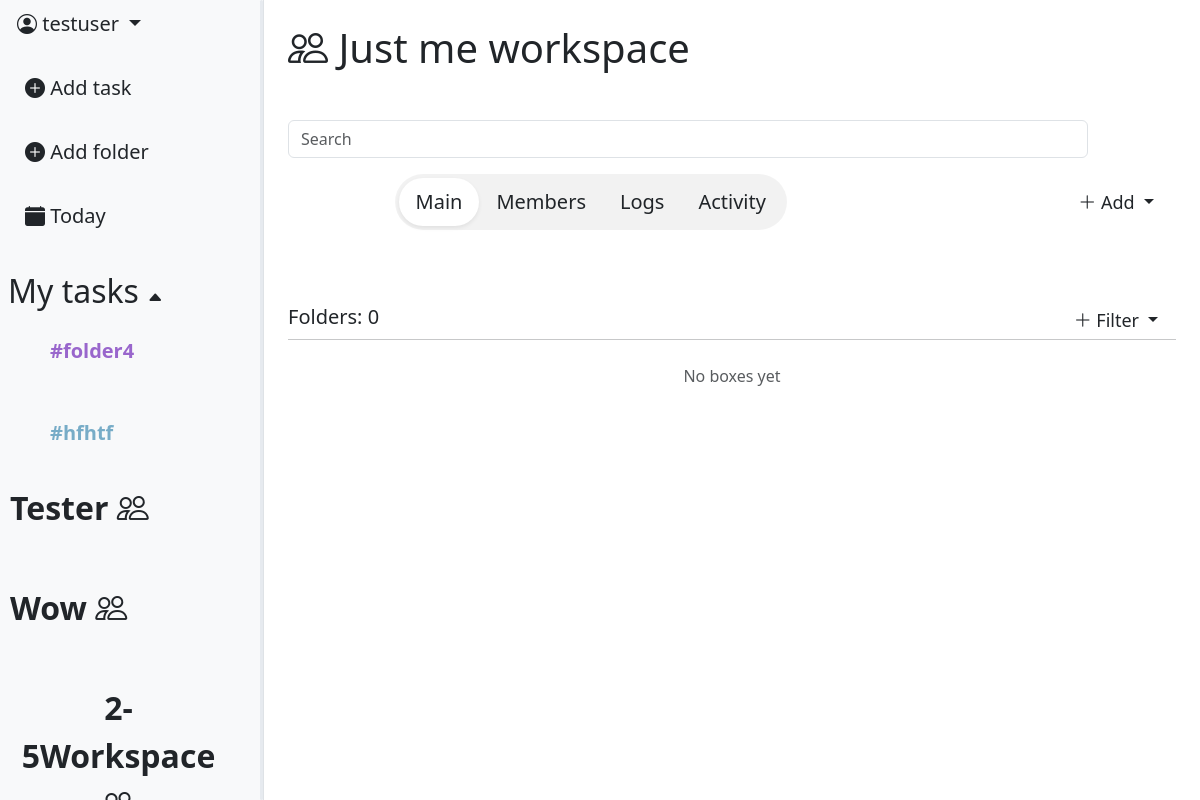
/workspace/17/ (signed in), run on an earlier commit of the app's database.
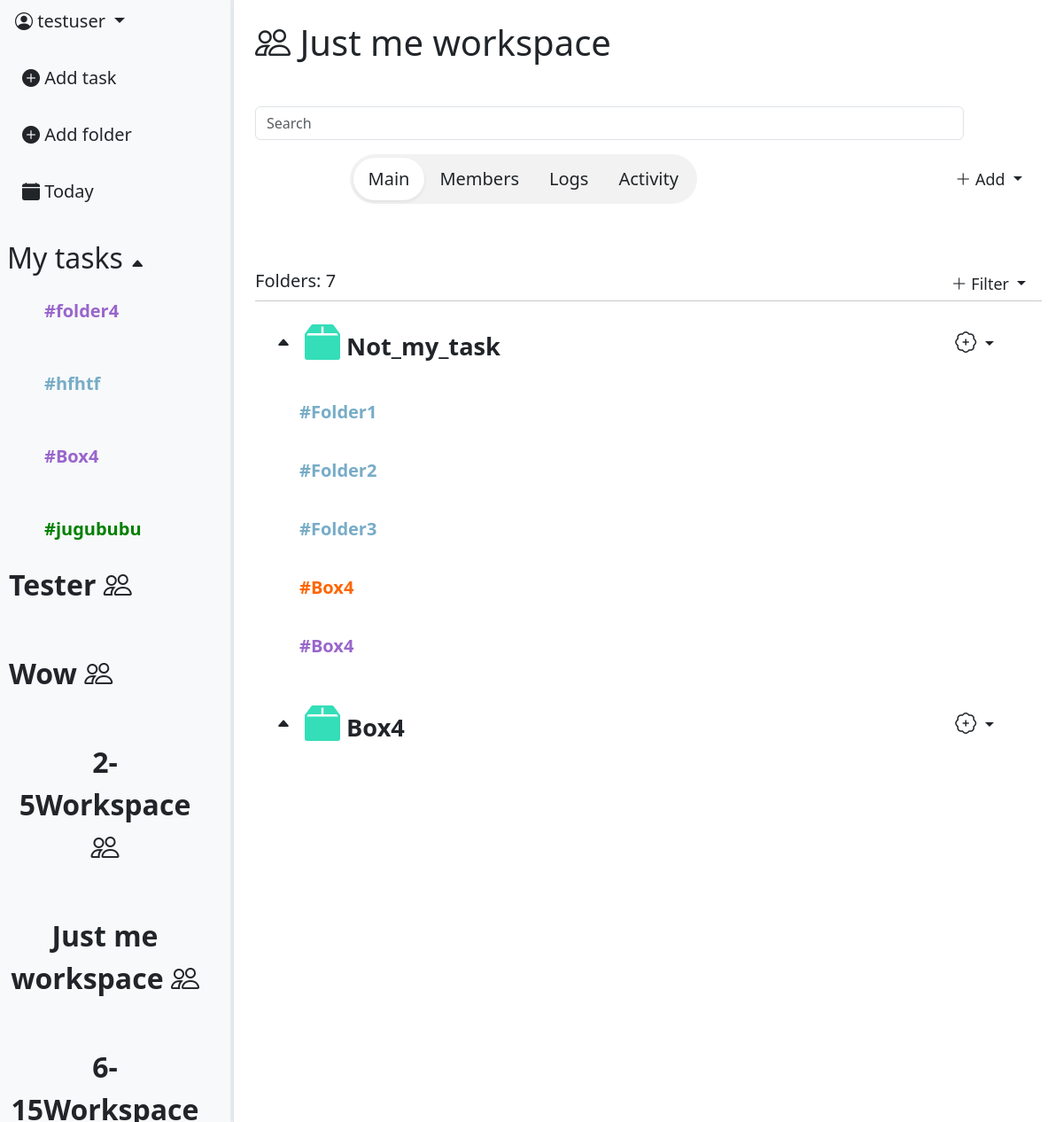
And on a later commit of the database.
### task_app/models.py (models this page shows, shortened)
class Folder(models.Model):
    COLOR_VARIATION = [
        ("#77acc7", "🔵Air blue"),
        ("#9966cc", "🟣Amethust"),
        ("#008000", "🟢Apple Green"),
        ("#ff033e", "🔴Red rose"),
        ("#ffe135", "🟡Banana yellow"),
        ("#ff6500", "🟠Sunset"),
        ("#000000", "⚫Black"),
    ]
    color = models.CharField(max_length=30, choices=COLOR_VARIATION, default="#77acc7")
    name = models.CharField(max_length=16)
    box = models.ForeignKey(Box, null=True, blank=True, on_delete=models.CASCADE, default=None, related_name='folders')
    created_at = models.DateTimeField(auto_now_add=True)
    creator = models.ForeignKey(User, on_delete=models.CASCADE)
    workspace = models.ForeignKey(Workspace, on_delete=models.CASCADE, null=True, blank=True, default=None)

class Workspace(models.Model):
    INVITE_PERMISSION = [
        ("owner_only", "Only owner"),
        ("owner_admin", "Owner & Admin"),
                ]
    WORKSPACE_SPACE = [
        ("one", "Just me"),
        ("two_five", "Group (2-5)"),
        ("six_fifteen", "Team (6-15)"),
    ]
    SPACE_LIMITS = {
        "one": 1,
        "two_five": 5,
        "six_fifteen": 15,
    }
    name = models.CharField(max_length=64)
    invite_role = models.CharField(max_length=16,
                                choices=INVITE_PERMISSION,
                                default='owner_admin')
    workspace_space = models.CharField(max_length=16, choices=WORKSPACE_SPACE, default='one')
    icon = models.ImageField(null=True, blank=True)
    created_at = models.DateTimeField(auto_now_add=True)
    owner = models.ForeignKey(User,
                            on_delete=models.CASCADE,
                            related_name='workspace_creator')

class Box(models.Model):
    COLOR_VARIATION_BOX = [
        ("#123F73", "🔵Deep ocean"),
        ("#D2A1FE", "🟣Violet"),
        ("#33DEB8", "🟢Aquamarine"),
        ("#6D020E", "🔴Red wine"),
        ("#FCF6A7", "🟡Sand"),
        ("#774C06", "🟤Terracotta"),
        ("#000000", "⚫Black"),
    ]
    workspace = models.ForeignKey(Workspace, on_delete=models.CASCADE)
    name = models.CharField(max_length=24)
    color = models.CharField(max_length=32, choices=COLOR_VARIATION_BOX, default="#123F73")
    created_at = models.DateTimeField(auto_now_add=True)
    creator = models.ForeignKey(User, on_delete=models.CASCADE)

### workspace_app/views.py (the view, shortened to what this page needs)
# urls.py: path('workspace/<int:pk>/', views.WorkspaceDetailView.as_view(), name="workspace_detail"),
class WorkspaceDetailView(LoginRequiredMixin, DetailView):
    model = Workspace
    context_object_name = "workspace"
    template_name = "workspace/workspace_detail.html"
    def get_queryset(self):
        return Workspace.objects.filter(
            members__member=self.request.user,
            members__is_active=True
        )
    def get_context_data(self, **kwargs):
        context = super().get_context_data(**kwargs)
        context['tab'] = self.request.GET.get('tab', 'main')
        context['boxes'] = Box.objects.filter(
            workspace=self.object
        ).prefetch_related('folders')
        context['members'] = WorkspaceMember.objects.filter(
            workspace=self.object,
            is_active=True
        ).select_related('member').annotate(
            role_order=Case(
                When(role='owner', then=0),
                When(role='admin', then=1),
                When(role='member', then=2),
                default=3,
                output_field=IntegerField()
            )
        ).order_by('role_order')
        context['folders'] = Folder.objects.filter(
            creator=self.request.user,
            box__isnull=True
        )
        context['workspaces'] = Workspace.objects.filter(
            members__member=self.request.user,
            members__is_active=True
        )
        context['user_role'] = WorkspaceMember.objects.get(
            workspace=self.object,
            member=self.request.user
        ).role
        context["box_form"] = BoxForm()
        context["folders_count"] = Folder.objects.filter(workspace=self.object).count()
        context['task_form'] = TaskForm()
        context['folder_form'] = FolderForm()
        boxes_data = []
        for box in context['boxes']:
            boxes_data.append({
                'id': box.pk,
                'name': box.name,
                'folders': [
                    {'id': f.pk, 'name': f.name}
                    for f in box.folders.all()
                ]
            })
        context['boxes_json'] = json.dumps(boxes_data)
        return context

### workspace_app/forms.py
class BoxForm(forms.ModelForm):
    class Meta:
        model = Box
        fields = ["name", "color"]
    def __init__(self, *args, **kwargs):
        super(BoxForm, self).__init__(*args, **kwargs)
        self.fields['name'].widget.attrs.update({
            "class": "form-control noborder-input content-input",
            "placeholder" : "Name"
        })
        self.fields['color'].widget.attrs.update({
            "class": "form-control transparent-input",
            "placeholder" : "Color"
        })

### task_app/forms.py
class TaskForm(forms.ModelForm):
    class Meta:
        model = Task
        fields = ["title", "description", "priority", "due_date", "folder", "workspace"]
        widgets = {
            'due_date': forms.TextInput(attrs={
            'class': 'form-control minimalist-date-picker',
            'placeholder': 'Select Due date',
            'autocomplete': 'off'
            })
        }
    def __init__(self, *args, **kwargs):
        current_folder = kwargs.pop('current_folder', None)
        super(TaskForm, self).__init__(*args, **kwargs)
        if current_folder:
            self.fields['folder'].initial = current_folder
        self.fields['title'].widget.attrs.update({
            "class": "form-control noborder-input title-input",
            "placeholder" : "Title"
        })
        self.fields['description'].widget.attrs.update({
            "class": "form-control noborder-input content-input",
            "placeholder" : "Content"
        })
        self.fields['priority'].widget.attrs.update({
            "class": "form-control transparent-input",
            "placeholder" : "Priority"
        })

### templates/workspace/workspace_detail.html (shortened to what this page needs)
{% extends 'base.html' %}
{% load static %}
{% load custom_tags %}
{% block content %}
    <div class="d-flex">
        {% include 'includes/leftbar.html' %}
        <div class="p-4" style="flex: 1 1 0; min-width: 0;">
            <h1><i class="bi bi-people"></i> {{workspace.name}}</h1>
            <br>
            <div class="mb-3 mt-3" style="max-width: 800px; max-height: 200px;">
                <input type="text" class="form-control" placeholder="Search">
            </div>
            <div class="d-flex align-items-center" style="margin-left: 12%;">
                <div class="d-inline-flex p-1 rounded-pill"
                    style="background: rgba(0, 0, 0, 0.05); {% if user_role == 'member' %}width: fit-content{% endif %}">
                    <a href="?tab=main"
                        class="btn btn-lg rounded-pill px-3 {% if tab == 'main' %}bg-white shadow-sm{% endif %}">
                        Main
                    </a>
                    {% if user_role == 'owner' or user_role == 'admin' %}
                    <a href="?tab=members"
                        class="btn btn-lg rounded-pill px-3 {% if tab == 'members' %}bg-white shadow-sm{% endif %}">
                        Members
                    </a>
                    {% endif %}
                    {% if user_role == 'owner' %}
                    <a href="?tab=logs"
                        class="btn btn-lg rounded-pill px-3 {% if tab == 'logs' %}bg-white shadow-sm{% endif %}">
                        Logs
                    </a>
                    {% endif %}
                    <a href="?tab=activity"
                        class="btn btn-lg rounded-pill px-3 {% if tab == 'activity' %}bg-white shadow-sm{% endif %}">
                        Activity
                    </a>
                </div>
                <div class="ms-auto">
                    {% if user_role == 'owner' or user_role == 'admin' %}
                        <div class="dropdown">
                            <button class="btn btn-sm dropdown-toggle custom_priorety_select_menu_lg"
                                type="button" data-bs-toggle="dropdown">
                                <i class="bi bi-plus-lg"></i> Add
                            </button>
                        </div>
                    {% elif user_role == 'member' %}
                        <button class="btn" data-bs-toggle="modal" data-bs-target="#AddBoxModal">
                            <i class="bi bi-plus-lg"></i> Add box
                        </button>
                    {% endif %}
                </div>
            </div>
            <br><br>
            {% if tab == 'main' %}
                {% include 'workspace/main_tab.html' %}
            {% elif tab == 'members' and user_role in 'owner admin' %}
                {% include 'workspace/members_tab.html' %}
            {% elif tab == 'logs' and user_role == 'owner' %}
                {% include 'workspace/logs_tab.html' %}
            {% elif tab == 'activity' %}
                <p>Activity content</p>
            {% endif %}
        </div>
    </div>
{% endblock %}

### templates/base.html (shortened to what this page needs)
<!DOCTYPE html>
<html lang="en">
<head>
    <link href="https://cdn.jsdelivr.net/npm/bootstrap@5.3.0/dist/css/bootstrap.min.css" rel="stylesheet">
    <link rel="stylesheet" href="https://cdn.jsdelivr.net/npm/bootstrap-icons@1.11.0/font/bootstrap-icons.css">
    <link rel="stylesheet" href="https://cdn.jsdelivr.net/npm/simplebar@latest/dist/simplebar.css">
    <link rel="stylesheet" href="https://cdn.jsdelivr.net/npm/flatpickr/dist/flatpickr.min.css">
    {% load static %}
    <link rel="stylesheet" href="{% static 'css/modal_style.css'%}">
</head>
<body>
    {% block content %}
    {% endblock %}
</body>
</html>

### templates/includes/leftbar.html (shortened to what this page needs)
<div id="leftbar" class="bg-light border-end d-flex flex-column" style="width: 22%; height: 100vh; position: relative; overflow: hidden;">
    <div class="flex-shrink-0">
        <div class="dropdown-center mb-3">
            <button class="btn btn-lg dropdown-toggle" type="button" data-bs-toggle="dropdown" aria-expanded="false">
                <i class="bi bi-person-circle"></i>  {{ user.username }}
            </button>
        </div>
        <div class="d-flex flex-column align-items-start gap-3 ps-2">
            <a class="btn btn-lg"
                data-bs-toggle="modal"
                data-bs-target="#TaskModal"
                data-workspace-id="{{ workspace.pk }}">
                <i class="bi bi-plus-circle-fill"></i> Add task
            </a>
            <a class="btn btn-lg"
                data-bs-toggle="modal"
                data-bs-target="#FolderModal"
                data-workspace-id="{{ workspace.pk }}">
                <i class="bi bi-plus-circle-fill"></i> Add folder
            </a>
            <a class="btn btn-lg" href="{% url 'tasks:task_list' %}">
                <i class="bi bi-calendar-fill"></i> Today
            </a>
        </div>
    </div>
    <br>
    <div class="ps-2 mt-2">
        <h2 id="folders-toggle" style="cursor: pointer; user-select: none;">
            My tasks <span id="folders-arrow" class="bi bi-caret-up-fill" style="font-size: 16px;"></span>
        </h2>
    </div>
    <div id="folder_list" style="max-height: 300px; overflow-y: auto; overflow-x: hidden; margin-right: 10px;">
        <div class="d-flex flex-column align-items-start gap-3 ps-4">
            {% for folder in folders %}
                <div class="folder-row d-flex align-items-center justify-content-between p-2 rounded">
                    <a
                    href="{% url 'tasks:folder-tasks' folder.pk %}"
                    class="btn btn-lg"
                    style="color: {{ folder.color }}; font-weight: bold;"
                    >
                    #{{ folder.name }} </a>
                </div>
            {% endfor %}
        </div>
    </div>
    <div id="workspace_list" style="flex: 1 1 0; min-height: 0; overflow-y: auto; overflow-x: hidden; margin-right: 10px;">
        <div class="d-flex flex-column align-items-start gap-3 ps-0">
            {% for workspace in workspaces %}
                <div class="folder-row d-flex align-items-center justify-content-between p-2 rounded">
                    <a
                    href="{% url 'workspace:workspace_detail' workspace.pk %}"
                    class="btn btn-lg ps-0"
                    style="font-size: 32px; font-weight: 600;"
                    >
                    {{ workspace.name }}  <i class="bi bi-people"></i>
                    </a>
                </div>
            {% endfor %}
        </div>
    </div>
    <div id="leftbar-resizer"
        style="position: absolute;
            top: 0;right: 0; width: 3.5px; height: 100%;cursor: col-resize;
            z-index: 100;">
    </div>
</div>

### templates/workspace/main_tab.html (shortened to what this page needs)
<br>
<div class="d-flex align-items-center">
    <h5>Folders: {{ folders_count }}</h5>
    <div class="ms-auto">
       <div class="dropdown">
            <button class="btn btn-sm dropdown-toggle custom_priorety_select_menu_lg"
                type="button" data-bs-toggle="dropdown">
                <i class="bi bi-plus-lg"></i> Filter
            </button>
        </div>
    </div>
</div>
<hr class="m-0">
<div style="max-height: 500px; overflow-y: auto; overflow-x: hidden; padding-bottom: 140px;">
    {% for box in boxes %}
        <div class="d-flex align-items-center p-3" style="cursor: pointer; user-select: none;" onclick="toggleBox({{ box.pk }})">
            <i id="box-arrow-{{ box.pk }}" class="bi bi-caret-up-fill ms-2"></i>
            <p class="ms-3 mb-0" style="font-size: 1.7rem; font-weight: bold;">
                <i class="bi bi-box2-fill" style="font-size: 2.5rem; color: {{ box.color }};"></i>
                {{ box.name }}
            </p>
            <div class="dropdown ms-auto" onclick="event.stopPropagation()">
                <button class="btn btn-sm dropdown-toggle custom_priorety_select_menu_lg"
                    type="button" data-bs-toggle="dropdown">
                    <i class="bi bi-patch-plus" style="font-size: 1.5rem;"></i>
                </button>
            </div>
        </div>
        <div id="box-folder-{{ box.pk }}" class="ps-4 pb-2" style="overflow: hidden; transition: 0.3s;">
            {% for folder in box.folders.all %}
                <div class="folder-row d-flex align-items-center justify-content-between p-2 rounded">
                    <a
                        href="{% url 'workspace:folder-detail' pk=box.workspace.pk folder_id=folder.pk %}"
                        class="btn btn-lg"
                        style="color: {{ folder.color }}; font-weight: bold;"
                        >
                        #{{ folder.name }}
                    </a>
                </div>
            {% endfor%}
        </div>
    {% empty %}
        <p class="text-muted text-center mt-4">No boxes yet</p>
    {% endfor %}
</div>

### templates/workspace/modal_delete_box.html (shortened to what this page needs)
{% load static %}

### static/css/modal_style.css (style rules this page uses)
html, body { height: 100%; overflow: hidden; }
.folder-row { background-color: transparent; border-radius: 10px !important; border: 1px solid transparent; transition: all 0.2s ease-in-out; }
#leftbar-resizer { opacity: 0; transition: opacity 0.2s; background: #e6eaef; border-radius: 4px; }
#folder_list { transition: opacity 0.3s ease; overflow-y: auto; }
.custom_priorety_select_menu_lg { font-size: 18px; border-radius: 12px; min-width: 120px; }

What changed in the data, as far as the page shows it:
added Folder: name "Box4", shown under "My tasks"
added Folder: name "jugububu", color "#008000" (drawn), shown under "My tasks"
now on one of the page's lists (row unchanged): Workspace: name "Just me workspace"
added Box: name "Not_my_task"
added Folder: name "Folder1", shown under "Not_my_task"
added Folder: name "Folder2", shown under "Not_my_task"
added Folder: name "Folder3", shown under "Not_my_task"
added Folder: name "Box4", color "#ff6500" (drawn), shown under "Not_my_task"
added Folder: name "Box4", color "#9966cc" (drawn), shown under "Not_my_task"
added Box: name "Box4"
Also different on the page:
{{ folders_count }}: "0" → "7"
text no longer shown: "No boxes yet"
